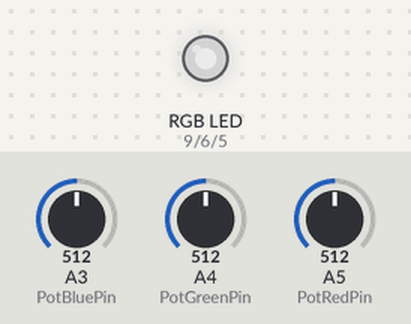
Bench run of a sketch on a simulated Arduino Uno, built with avr-gcc and run on an emulated ATmega328P. Parts: an RGB LED mixed from three pins (HIGH = lit). Inputs (shaded band) come from the test bench; at power-on: A3 (PotBluePin) = 512, A4 (PotGreenPin) = 512, A5 (PotRedPin) = 512. Dim RGB values are drawn brighter than linear.

Above: at 1.2 s.
1.3 s: A3 (PotBluePin) set to 716
At 2.4 s:
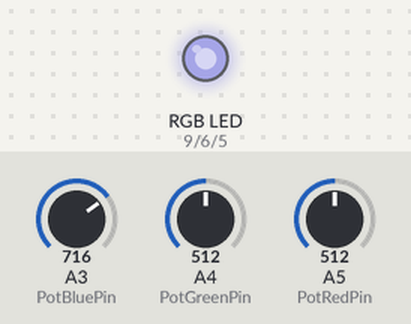
2.8 s: A4 (PotGreenPin) set to 716
At 3.5 s:
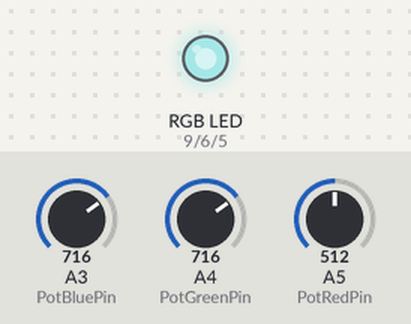
4.3 s: A5 (PotRedPin) set to 716
At 4.6 s:
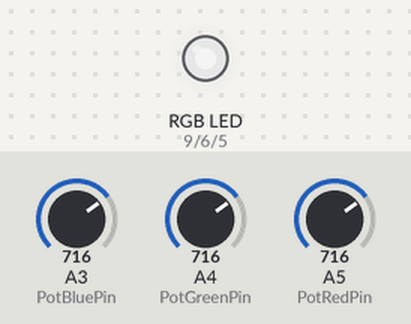
5.8 s: A3 (PotBluePin) set to 900
At 7.0 s:
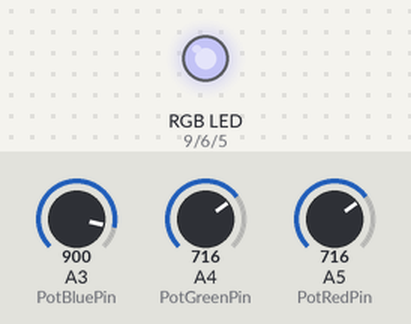
7.3 s: A4 (PotGreenPin) set to 900
At 8.1 s:
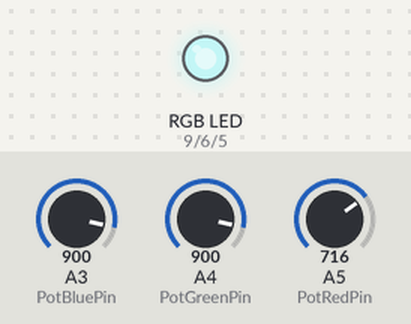
8.8 s: A5 (PotRedPin) set to 900
At 9.3 s:
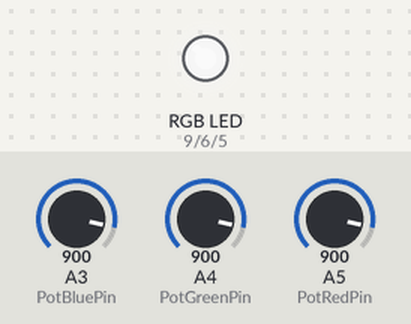
Timing chart, 0 to 11.3 s (numbered marks = the images above; inputs shaded):
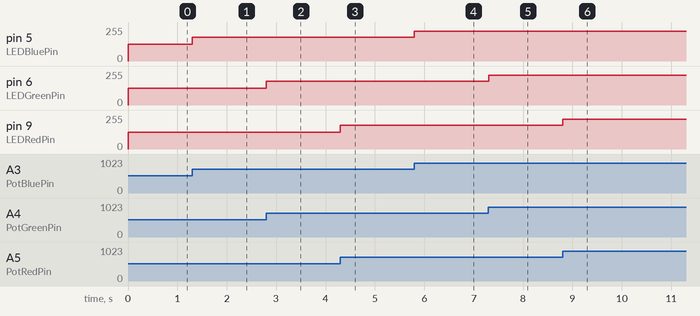

Measured:
- after the input at 1.3 s, pin 5 (LEDBluePin): 127/255 → 178/255 at once
- after the input at 2.8 s, pin 6 (LEDGreenPin): 127/255 → 178/255 at once
- after the input at 4.3 s, pin 9 (LEDRedPin): 127/255 → 178/255 at once
- after the input at 5.8 s, pin 5 (LEDBluePin): 178/255 → 224/255 at once
- after the input at 7.3 s, pin 6 (LEDGreenPin): 178/255 → 224/255 at once
- after the input at 8.8 s, pin 9 (LEDRedPin): 178/255 → 224/255 at once

The sketch:

3_Potentiometers_with_RGB_LED.ino
```cpp
/*
 * 3_Potentiometers_with_RGB_LED.ino
 *
 * https://www.browndoggadgets.com/
 *
 */


// set variable names for the analog input pins
int PotRedPin = A5;
int PotGreenPin = A4;
int PotBluePin = A3;

// set variable names to hold the analog input values
int PotRedValue;
int PotGreenValue;
int PotBlueValue;

// set variable names to hold the adjusted values
int PotRedValueMapped;
int PotGreenValueMapped;
int PotBlueValueMapped;

// set variable name for a digital output pin with Pulse Width Modulation
// pins 3, 5, 6, 9, 10, 11 support PWM
int LEDRedPin = 9;
int LEDGreenPin = 6;
int LEDBluePin = 5;


// the setup runs once at the beginning of the sketch
void setup() {

  // by default the analog pins are set as input
  // so we don't need to specify that in setup

  // analog pins are set to input by default but
  // we still need to set the 3 LED pins for output
  pinMode(LEDRedPin, OUTPUT);
  pinMode(LEDGreenPin, OUTPUT);
  pinMode(LEDBluePin, OUTPUT);

}


// the loop runs forever after the setup is complete
void loop() {

  // assign the values of inputs using analogRead on the pins
  PotRedValue = analogRead(PotRedPin);
  PotGreenValue = analogRead(PotGreenPin);
  PotBlueValue = analogRead(PotBluePin);

  // use the map function to set scale of 0-1023 to scale of 0-255
  PotRedValueMapped = map(PotRedValue, 0, 1023, 0, 255);
  PotGreenValueMapped = map(PotGreenValue, 0, 1023, 0, 255);
  PotBlueValueMapped = map(PotBlueValue, 0, 1023, 0, 255);

  // write the values between 0-255 to the PWM pins
  analogWrite(LEDRedPin, PotRedValueMapped);
  analogWrite(LEDGreenPin, PotGreenValueMapped);
  analogWrite(LEDBluePin, PotBlueValueMapped);

}
```
